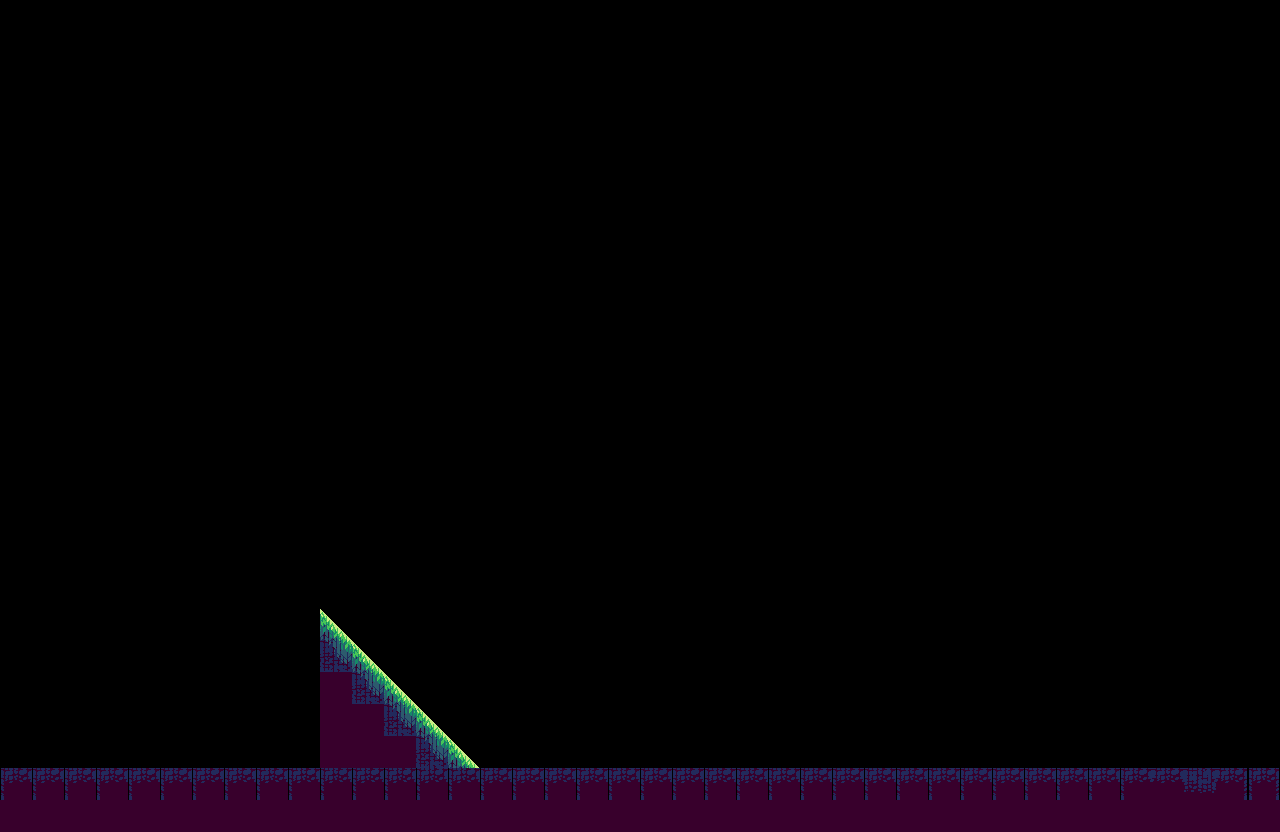

This game map was drawn from its Tiled (.tmx) file and the tilesets committed beside it. A one-line description and the full map source follow:
An orthogonal 40x26 tile map with 32x32 px tiles, 1 tile layer (Tile Layer 1).

<map version="1.10" tiledversion="1.11.2" orientation="orthogonal" renderorder="right-down" width="40" height="26" tilewidth="32" tileheight="32" infinite="0" nextlayerid="2" nextobjectid="1">
 <tileset firstgid="1" source="../tilesets/Green Zone.tsx" />
 <layer id="1" name="Tile Layer 1" width="40" height="26">
  <data encoding="csv">
0,0,0,0,0,0,0,0,0,0,0,0,0,0,0,0,0,0,0,0,0,0,0,0,0,0,0,0,0,0,0,0,0,0,0,0,0,0,0,0,
0,0,0,0,0,0,0,0,0,0,0,0,0,0,0,0,0,0,0,0,0,0,0,0,0,0,0,0,0,0,0,0,0,0,0,0,0,0,0,0,
0,0,0,0,0,0,0,0,0,0,0,0,0,0,0,0,0,0,0,0,0,0,0,0,0,0,0,0,0,0,0,0,0,0,0,0,0,0,0,0,
0,0,0,0,0,0,0,0,0,0,0,0,0,0,0,0,0,0,0,0,0,0,0,0,0,0,0,0,0,0,0,0,0,0,0,0,0,0,0,0,
0,0,0,0,0,0,0,0,0,0,0,0,0,0,0,0,0,0,0,0,0,0,0,0,0,0,0,0,0,0,0,0,0,0,0,0,0,0,0,0,
0,0,0,0,0,0,0,0,0,0,0,0,0,0,0,0,0,0,0,0,0,0,0,0,0,0,0,0,0,0,0,0,0,0,0,0,0,0,0,0,
0,0,0,0,0,0,0,0,0,0,0,0,0,0,0,0,0,0,0,0,0,0,0,0,0,0,0,0,0,0,0,0,0,0,0,0,0,0,0,0,
0,0,0,0,0,0,0,0,0,0,0,0,0,0,0,0,0,0,0,0,0,0,0,0,0,0,0,0,0,0,0,0,0,0,0,0,0,0,0,0,
0,0,0,0,0,0,0,0,0,0,0,0,0,0,0,0,0,0,0,0,0,0,0,0,0,0,0,0,0,0,0,0,0,0,0,0,0,0,0,0,
0,0,0,0,0,0,0,0,0,0,0,0,0,0,0,0,0,0,0,0,0,0,0,0,0,0,0,0,0,0,0,0,0,0,0,0,0,0,0,0,
0,0,0,0,0,0,0,0,0,0,0,0,0,0,0,0,0,0,0,0,0,0,0,0,0,0,0,0,0,0,0,0,0,0,0,0,0,0,0,0,
0,0,0,0,0,0,0,0,0,0,0,0,0,0,0,0,0,0,0,0,0,0,0,0,0,0,0,0,0,0,0,0,0,0,0,0,0,0,0,0,
0,0,0,0,0,0,0,0,0,0,0,0,0,0,0,0,0,0,0,0,0,0,0,0,0,0,0,0,0,0,0,0,0,0,0,0,0,0,0,0,
0,0,0,0,0,0,0,0,0,0,0,0,0,0,0,0,0,0,0,0,0,0,0,0,0,0,0,0,0,0,0,0,0,0,0,0,0,0,0,0,
0,0,0,0,0,0,0,0,0,0,0,0,0,0,0,0,0,0,0,0,0,0,0,0,0,0,0,0,0,0,0,0,0,0,0,0,0,0,0,0,
0,0,0,0,0,0,0,0,0,0,0,0,0,0,0,0,0,0,0,0,0,0,0,0,0,0,0,0,0,0,0,0,0,0,0,0,0,0,0,0,
0,0,0,0,0,0,0,0,0,0,0,0,0,0,0,0,0,0,0,0,0,0,0,0,0,0,0,0,0,0,0,0,0,0,0,0,0,0,0,0,
0,0,0,0,0,0,0,0,0,0,0,0,0,0,0,0,0,0,0,0,0,0,0,0,0,0,0,0,0,0,0,0,0,0,0,0,0,0,0,0,
0,0,0,0,0,0,0,0,0,0,0,0,0,0,0,0,0,0,0,0,0,0,0,0,0,0,0,0,0,0,0,0,0,0,0,0,0,0,0,0,
0,0,0,0,0,0,0,0,0,0,42,0,0,0,0,0,0,0,0,0,0,0,0,0,0,0,0,0,0,0,0,0,0,0,0,0,0,0,0,0,
0,0,0,0,0,0,0,0,0,0,54,42,0,0,0,0,0,0,0,0,0,0,0,0,0,0,0,0,0,0,0,0,0,0,0,0,0,0,0,0,
0,0,0,0,0,0,0,0,0,0,4,54,42,0,0,0,0,0,0,0,0,0,0,0,0,0,0,0,0,0,0,0,0,0,0,0,0,0,0,0,
0,0,0,0,0,0,0,0,0,0,4,4,54,42,0,0,0,0,0,0,0,0,0,0,0,0,0,0,0,0,0,0,0,0,0,0,0,0,0,0,
0,0,0,0,0,0,0,0,0,0,4,4,4,54,42,0,0,0,0,0,0,0,0,0,0,0,0,0,0,0,0,0,0,0,0,0,0,0,0,0,
13,13,13,13,13,13,13,13,13,13,13,13,13,13,13,13,13,13,13,13,13,13,13,13,13,13,13,13,13,13,13,13,13,13,13,13,14,15,16,17,
4,4,4,4,4,4,4,4,4,4,4,4,4,4,4,4,4,4,4,4,4,4,4,4,4,4,4,4,4,4,4,4,4,4,4,4,4,4,4,4
</data>
 </layer>
</map>
